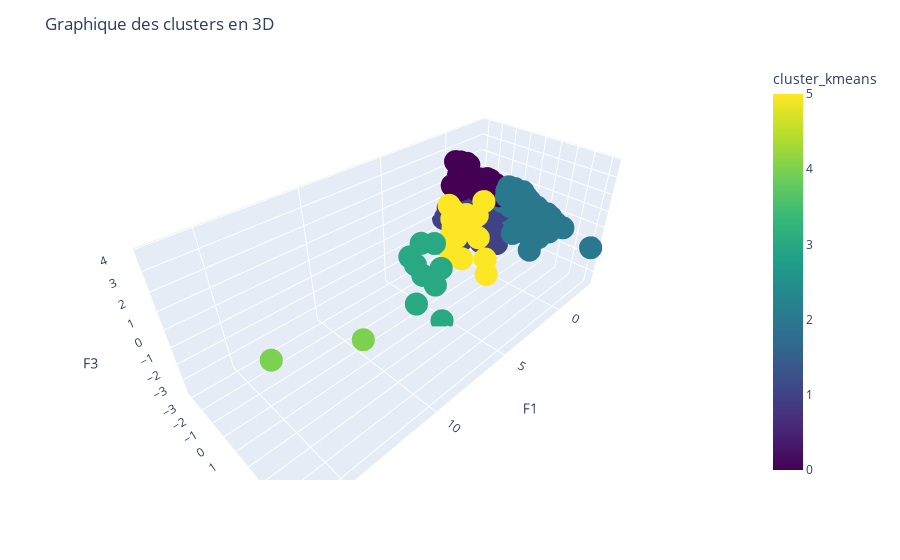

The notebook cell saved with this chart:
### Code cell
import plotly.express as px

fig = px.scatter_3d(df, x='F1', y='F2', z='F3', color='cluster_kmeans', color_continuous_scale='Viridis')

fig.update_layout(title='Graphique des clusters en 3D')
fig.show()

### Figure 1 — Plotly figure (JSON) as saved in the notebook; plotly's stock layout.template omitted (floating-point values rounded to 4 significant figures; data arrays with more than 128 entries replaced by an {"elided": "..."} marker saying what was removed)
{"data": [{"hovertemplate": "F1=%{x}<br>F2=%{y}<br>F3=%{z}<br>cluster_kmeans=%{marker.color}<extra></extra>", "legendgroup": "", "marker": {"color": {"elided": "165 int values"}, "coloraxis": "coloraxis", "symbol": "circle"}, "mode": "markers", "name": "", "scene": "scene", "showlegend": false, "type": "scatter3d", "x": {"elided": "165 float values"}, "y": {"elided": "165 float values"}, "z": {"elided": "165 float values"}}], "layout": {"coloraxis": {"colorbar": {"title": {"text": "cluster_kmeans"}}, "colorscale": [[0, "#440154"], [0.1111, "#482878"], [0.2222, "#3e4989"], [0.3333, "#31688e"], [0.4444, "#26828e"], [0.5556, "#1f9e89"], [0.6667, "#35b779"], [0.7778, "#6ece58"], [0.8889, "#b5de2b"], [1, "#fde725"]]}, "legend": {"tracegroupgap": 0}, "margin": {"t": 60}, "scene": {"domain": {"x": [0, 1], "y": [0, 1]}, "xaxis": {"title": {"text": "F1"}}, "yaxis": {"title": {"text": "F2"}}, "zaxis": {"title": {"text": "F3"}}}, "title": {"text": "Graphique des clusters en 3D"}}}
